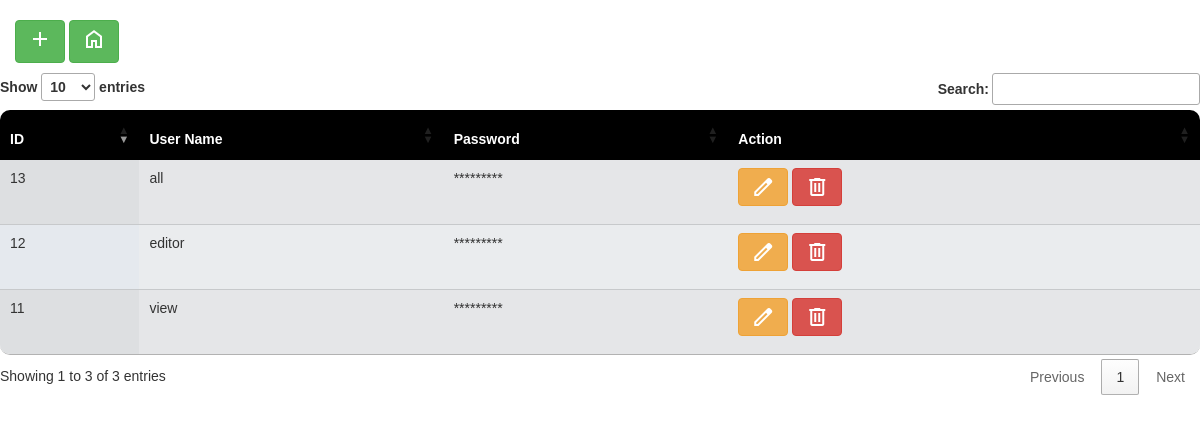
/admin/index.php (signed in), run on the app's committed database.
### tables this page shows
CREATE TABLE `users` (
  `id` int(11) NOT NULL,
  `uname` varchar(255) NOT NULL,
  `type` varchar(255) NOT NULL,
  `password` varchar(255) NOT NULL
);

### admin/index.php (the view, shortened to what this page needs)
<!DOCTYPE html>
<html>
<head>
    <link rel="stylesheet" href="https://maxcdn.bootstrapcdn.com/bootstrap/3.4.1/css/bootstrap.min.css">
    <link rel="stylesheet" href="https://maxcdn.bootstrapcdn.com/font-awesome/4.7.0/css/font-awesome.min.css">
    <link rel="stylesheet" type="text/css" href="css/style.css">
    <link rel="stylesheet" href="../css/jquery.dataTables.css">
</head>
<body>
    <div class="container">
        <a href="create.php"><button type="button" class="btn btn-success" title="click to add User">
                <b><span class=" material-symbols-outlined">add</span></b></button></a>
        <a href="../index.php"><button type="button" class="btn btn-success" title="Goto Home">
                <span class=" material-symbols-outlined">home</span></button></a>
        <div class="row">
            <div class="col-12">
                <?php
                include 'db/config.php';
                $sql = "SELECT * FROM users WHERE uname != 'admin' and id != 1 ORDER BY id DESC;";
                if ($result = mysqli_query($conn, $sql)) {
                    if (mysqli_num_rows($result) > 0) {
                        echo '<table class="table table-condensed display" style="width:100%; border-radius: 10px;" id="example">';
                        echo "<thead>";
                        echo "<tr>";
                        echo "<th>ID</th>";
                        echo "<th>User Name</th>";
                        echo "<th>Password</th>";
                        echo "<th>Action</th>";
                        echo "</tr>";
                        echo "</thead>";
                        echo "<tbody>";
                        while ($row = mysqli_fetch_array($result)) {
                            echo "<tr>";
                            echo "<td>" . $row['id'] . "</td>";
                            echo "<td>" . $row['uname'] . "</td>";
                            echo "<td> ********* </td>";
                            echo "<td>";
                            echo '<a href="edit.php?id=' . $row['id'] . '" class="mr-3" title="Update Record" data-toggle="tooltip"><span class="material-symbols-outlined btn-warning btn">
                              edit
                            </span></a>';
                            echo '<a href="delete.php?id=' . $row['id'] . '" title="Delete Record" data-toggle="tooltip"><span class="btn btn-danger material-symbols-outlined">delete</span></a>';
                            echo "</td>";
                            echo "</tr>";
                        }
                        echo "</tbody>";
                        echo "</table>";
                    } else {
                        echo '<div class="alert alert-danger"><em>No records were found.</em></div>';
                    }
                } else {
                    echo "Oops! Something went wrong. Please try again later.";
                }
                ?>
            </div>
        </div>
    </div>
</body>
</html>

### admin/css/style.css (style rules this page uses)
html { height: 100%; }
body { background-color: white; font-family: Verdana, sans-serif; }
.container { padding: 2rem 0rem; border-radius: 15px; }
table { font-family: futura-pt, sans-serif; font-weight: 400; font-style: normal; border-collapse: collapse; border-radius: 15px; overflow: hidden; }
table thead { background-color: #000000; color: #ffffff; text-align: center; vertical-align: middle; border-radius: 15px; height: 50px; }
table td { background-color: #eaecee; }
.btn { margin-bottom: 10px; }

### data on the page
users: id "13", uname "all"
users: id "12", uname "editor"
users: id "11", uname "view"
